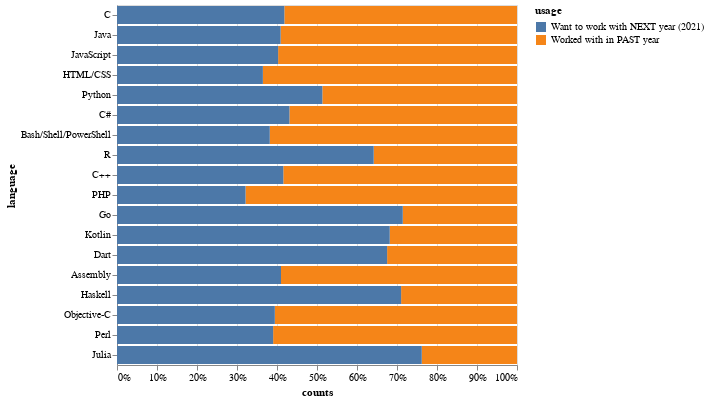

The notebook cell saved with this chart:
### Code cell
bars = alt.Chart(source).mark_bar().encode(
    x= alt.X('counts', stack="normalize"),
    y= alt.Y('language', sort='-x'),
    color='usage'
)
bars

### Figure 1 — Vega-Lite specification as saved in the notebook (floating-point values rounded to 4 significant figures)
{"config": {"view": {"continuousWidth": 400, "continuousHeight": 300}}, "data": {"name": "data-ae2062f287c92c40773f8e8cdd5bf383"}, "mark": "bar", "encoding": {"color": {"type": "nominal", "field": "usage"}, "x": {"type": "quantitative", "field": "counts", "stack": "normalize"}, "y": {"type": "nominal", "field": "language", "sort": "-x"}}, "$schema": "https://vega.github.io/schema/vega-lite/v4.8.1.json", "datasets": {"data-ae2062f287c92c40773f8e8cdd5bf383": [{"language": "C", "counts": 46769, "usage": "Worked with in PAST year"}, {"language": "Java", "counts": 45749, "usage": "Worked with in PAST year"}, {"language": "JavaScript", "counts": 38822, "usage": "Worked with in PAST year"}, {"language": "HTML/CSS", "counts": 36181, "usage": "Worked with in PAST year"}, {"language": "Python", "counts": 25287, "usage": "Worked with in PAST year"}, {"language": "Bash/Shell/PowerShell", "counts": 18980, "usage": "Worked with in PAST year"}, {"language": "C#", "counts": 18041, "usage": "Worked with in PAST year"}, {"language": "PHP", "counts": 15007, "usage": "Worked with in PAST year"}, {"language": "C++", "counts": 13707, "usage": "Worked with in PAST year"}, {"language": "R", "counts": 9293, "usage": "Worked with in PAST year"}, {"language": "Go", "counts": 5038, "usage": "Worked with in PAST year"}, {"language": "Kotlin", "counts": 4468, "usage": "Worked with in PAST year"}, {"language": "Assembly", "counts": 3553, "usage": "Worked with in PAST year"}, {"language": "Objective-C", "counts": 2340, "usage": "Worked with in PAST year"}, {"language": "Dart", "counts": 2280, "usage": "Worked with in PAST year"}, {"language": "Perl", "counts": 1796, "usage": "Worked with in PAST year"}, {"language": "Haskell", "counts": 1222, "usage": "Worked with in PAST year"}, {"language": "Julia", "counts": 519, "usage": "Worked with in PAST year"}, {"language": "C", "counts": 33645, "usage": "Want to work with NEXT year (2021)"}, {"language": "Java", "counts": 31671, "usage": "Want to work with NEXT year (2021)"}, {"language": "Python", "counts": 26682, "usage": "Want to work with NEXT year (2021)"}, {"language": "JavaScript", "counts": 26188, "usage": "Want to work with NEXT year (2021)"}, {"language": "HTML/CSS", "counts": 20771, "usage": "Want to work with NEXT year (2021)"}, {"language": "R", "counts": 16649, "usage": "Want to work with NEXT year (2021)"}, {"language": "C#", "counts": 13674, "usage": "Want to work with NEXT year (2021)"}, {"language": "Go", "counts": 12605, "usage": "Want to work with NEXT year (2021)"}, {"language": "Bash/Shell/PowerShell", "counts": 11728, "usage": "Want to work with NEXT year (2021)"}, {"language": "C++", "counts": 9756, "usage": "Want to work with NEXT year (2021)"}, {"language": "Kotlin", "counts": 9575, "usage": "Want to work with NEXT year (2021)"}, {"language": "PHP", "counts": 7106, "usage": "Want to work with NEXT year (2021)"}, {"language": "Dart", "counts": 4742, "usage": "Want to work with NEXT year (2021)"}, {"language": "Haskell", "counts": 2996, "usage": "Want to work with NEXT year (2021)"}, {"language": "Assembly", "counts": 2469, "usage": "Want to work with NEXT year (2021)"}, {"language": "Julia", "counts": 1661, "usage": "Want to work with NEXT year (2021)"}, {"language": "Objective-C", "counts": 1525, "usage": "Want to work with NEXT year (2021)"}, {"language": "Perl", "counts": 1150, "usage": "Want to work with NEXT year (2021)"}]}}
